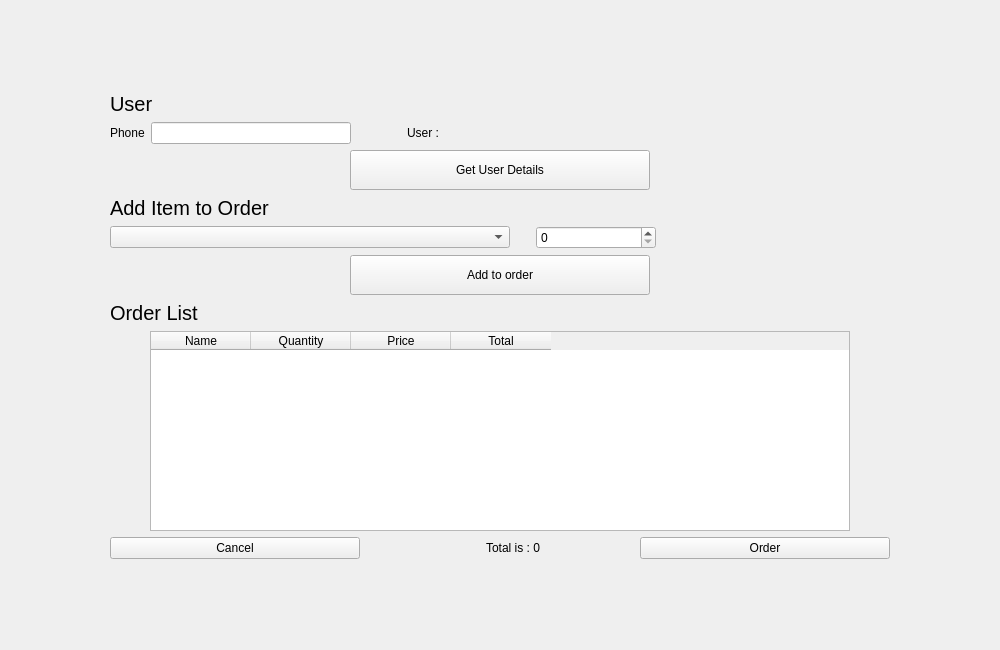
<?xml version="1.0" encoding="UTF-8"?>
<ui version="4.0">
 <class>Form</class>
 <widget class="QWidget" name="Form">
  <property name="geometry">
   <rect>
    <x>0</x>
    <y>0</y>
    <width>1000</width>
    <height>650</height>
   </rect>
  </property>
  <property name="windowTitle">
   <string>Form</string>
  </property>
  <layout class="QVBoxLayout" name="verticalLayout_6">
   <item>
    <layout class="QVBoxLayout" name="verticalLayout_5">
     <item>
      <spacer name="verticalSpacer">
       <property name="orientation">
        <enum>Qt::Vertical</enum>
       </property>
       <property name="sizeHint" stdset="0">
        <size>
         <width>20</width>
         <height>40</height>
        </size>
       </property>
      </spacer>
     </item>
     <item>
      <layout class="QHBoxLayout" name="horizontalLayout_8">
       <item>
        <spacer name="horizontalSpacer_12">
         <property name="orientation">
          <enum>Qt::Horizontal</enum>
         </property>
         <property name="sizeHint" stdset="0">
          <size>
           <width>40</width>
           <height>20</height>
          </size>
         </property>
        </spacer>
       </item>
       <item>
        <layout class="QVBoxLayout" name="verticalLayout_4">
         <item>
          <layout class="QVBoxLayout" name="verticalLayout">
           <item>
            <widget class="QLabel" name="label_3">
             <property name="font">
              <font>
               <pointsize>15</pointsize>
              </font>
             </property>
             <property name="text">
              <string>User</string>
             </property>
            </widget>
           </item>
           <item>
            <layout class="QHBoxLayout" name="horizontalLayout_7">
             <item>
              <layout class="QHBoxLayout" name="horizontalLayout_3">
               <item>
                <widget class="QLabel" name="label_2">
                 <property name="text">
                  <string>Phone</string>
                 </property>
                </widget>
               </item>
               <item>
                <widget class="QLineEdit" name="PhoneNo">
                 <property name="sizePolicy">
                  <sizepolicy hsizetype="Fixed" vsizetype="Fixed">
                   <horstretch>0</horstretch>
                   <verstretch>0</verstretch>
                  </sizepolicy>
                 </property>
                 <property name="minimumSize">
                  <size>
                   <width>200</width>
                   <height>0</height>
                  </size>
                 </property>
                </widget>
               </item>
              </layout>
             </item>
             <item>
              <layout class="QHBoxLayout" name="horizontalLayout_4">
               <item>
                <spacer name="horizontalSpacer_2">
                 <property name="orientation">
                  <enum>Qt::Horizontal</enum>
                 </property>
                 <property name="sizeType">
                  <enum>QSizePolicy::Fixed</enum>
                 </property>
                 <property name="sizeHint" stdset="0">
                  <size>
                   <width>50</width>
                   <height>20</height>
                  </size>
                 </property>
                </spacer>
               </item>
               <item>
                <widget class="QLabel" name="UserName">
                 <property name="sizePolicy">
                  <sizepolicy hsizetype="Fixed" vsizetype="Fixed">
                   <horstretch>0</horstretch>
                   <verstretch>0</verstretch>
                  </sizepolicy>
                 </property>
                 <property name="minimumSize">
                  <size>
                   <width>250</width>
                   <height>0</height>
                  </size>
                 </property>
                 <property name="text">
                  <string>User : </string>
                 </property>
                </widget>
               </item>
               <item>
                <spacer name="horizontalSpacer_9">
                 <property name="orientation">
                  <enum>Qt::Horizontal</enum>
                 </property>
                 <property name="sizeHint" stdset="0">
                  <size>
                   <width>40</width>
                   <height>20</height>
                  </size>
                 </property>
                </spacer>
               </item>
              </layout>
             </item>
            </layout>
           </item>
          </layout>
         </item>
         <item alignment="Qt::AlignHCenter">
          <widget class="QPushButton" name="userDetail">
           <property name="sizePolicy">
            <sizepolicy hsizetype="Fixed" vsizetype="Fixed">
             <horstretch>0</horstretch>
             <verstretch>0</verstretch>
            </sizepolicy>
           </property>
           <property name="minimumSize">
            <size>
             <width>300</width>
             <height>40</height>
            </size>
           </property>
           <property name="text">
            <string>Get User Details</string>
           </property>
          </widget>
         </item>
         <item>
          <layout class="QVBoxLayout" name="verticalLayout_2">
           <item>
            <widget class="QLabel" name="label_4">
             <property name="font">
              <font>
               <pointsize>15</pointsize>
              </font>
             </property>
             <property name="text">
              <string>Add Item to Order</string>
             </property>
            </widget>
           </item>
           <item>
            <layout class="QHBoxLayout" name="horizontalLayout_2">
             <item>
              <widget class="QComboBox" name="Product">
               <property name="sizePolicy">
                <sizepolicy hsizetype="Fixed" vsizetype="Fixed">
                 <horstretch>0</horstretch>
                 <verstretch>0</verstretch>
                </sizepolicy>
               </property>
               <property name="minimumSize">
                <size>
                 <width>400</width>
                 <height>0</height>
                </size>
               </property>
              </widget>
             </item>
             <item>
              <spacer name="horizontalSpacer_7">
               <property name="orientation">
                <enum>Qt::Horizontal</enum>
               </property>
               <property name="sizeType">
                <enum>QSizePolicy::Fixed</enum>
               </property>
               <property name="sizeHint" stdset="0">
                <size>
                 <width>20</width>
                 <height>20</height>
                </size>
               </property>
              </spacer>
             </item>
             <item>
              <widget class="QSpinBox" name="productQuantity">
               <property name="sizePolicy">
                <sizepolicy hsizetype="Fixed" vsizetype="Fixed">
                 <horstretch>0</horstretch>
                 <verstretch>0</verstretch>
                </sizepolicy>
               </property>
               <property name="minimumSize">
                <size>
                 <width>120</width>
                 <height>0</height>
                </size>
               </property>
              </widget>
             </item>
             <item>
              <spacer name="horizontalSpacer_8">
               <property name="orientation">
                <enum>Qt::Horizontal</enum>
               </property>
               <property name="sizeHint" stdset="0">
                <size>
                 <width>40</width>
                 <height>20</height>
                </size>
               </property>
              </spacer>
             </item>
            </layout>
           </item>
           <item>
            <layout class="QHBoxLayout" name="horizontalLayout_5">
             <item>
              <widget class="QPushButton" name="CheckAvailablity">
               <property name="sizePolicy">
                <sizepolicy hsizetype="Fixed" vsizetype="Fixed">
                 <horstretch>0</horstretch>
                 <verstretch>0</verstretch>
                </sizepolicy>
               </property>
               <property name="minimumSize">
                <size>
                 <width>300</width>
                 <height>40</height>
                </size>
               </property>
               <property name="text">
                <string>Add to order</string>
               </property>
              </widget>
             </item>
            </layout>
           </item>
          </layout>
         </item>
         <item>
          <layout class="QVBoxLayout" name="verticalLayout_3">
           <item>
            <widget class="QLabel" name="label_5">
             <property name="font">
              <font>
               <pointsize>15</pointsize>
              </font>
             </property>
             <property name="text">
              <string>Order List</string>
             </property>
            </widget>
           </item>
           <item>
            <layout class="QHBoxLayout" name="horizontalLayout_6">
             <item>
              <spacer name="horizontalSpacer_10">
               <property name="orientation">
                <enum>Qt::Horizontal</enum>
               </property>
               <property name="sizeHint" stdset="0">
                <size>
                 <width>40</width>
                 <height>20</height>
                </size>
               </property>
              </spacer>
             </item>
             <item>
              <widget class="QTableWidget" name="OrderList">
               <property name="sizePolicy">
                <sizepolicy hsizetype="Fixed" vsizetype="Fixed">
                 <horstretch>0</horstretch>
                 <verstretch>0</verstretch>
                </sizepolicy>
               </property>
               <property name="minimumSize">
                <size>
                 <width>700</width>
                 <height>200</height>
                </size>
               </property>
               <property name="horizontalScrollBarPolicy">
                <enum>Qt::ScrollBarAsNeeded</enum>
               </property>
               <column>
                <property name="text">
                 <string>Name</string>
                </property>
               </column>
               <column>
                <property name="text">
                 <string>Quantity</string>
                </property>
               </column>
               <column>
                <property name="text">
                 <string>Price</string>
                </property>
               </column>
               <column>
                <property name="text">
                 <string>Total</string>
                </property>
               </column>
              </widget>
             </item>
             <item>
              <spacer name="horizontalSpacer_11">
               <property name="orientation">
                <enum>Qt::Horizontal</enum>
               </property>
               <property name="sizeHint" stdset="0">
                <size>
                 <width>40</width>
                 <height>20</height>
                </size>
               </property>
              </spacer>
             </item>
            </layout>
           </item>
          </layout>
         </item>
         <item>
          <layout class="QHBoxLayout" name="horizontalLayout">
           <property name="sizeConstraint">
            <enum>QLayout::SetFixedSize</enum>
           </property>
           <item>
            <widget class="QPushButton" name="Cancel">
             <property name="sizePolicy">
              <sizepolicy hsizetype="Fixed" vsizetype="Fixed">
               <horstretch>0</horstretch>
               <verstretch>0</verstretch>
              </sizepolicy>
             </property>
             <property name="minimumSize">
              <size>
               <width>250</width>
               <height>0</height>
              </size>
             </property>
             <property name="text">
              <string>Cancel</string>
             </property>
            </widget>
           </item>
           <item>
            <spacer name="horizontalSpacer">
             <property name="orientation">
              <enum>Qt::Horizontal</enum>
             </property>
             <property name="sizeType">
              <enum>QSizePolicy::Fixed</enum>
             </property>
             <property name="sizeHint" stdset="0">
              <size>
               <width>120</width>
               <height>20</height>
              </size>
             </property>
            </spacer>
           </item>
           <item>
            <widget class="QLabel" name="finalTotal">
             <property name="minimumSize">
              <size>
               <width>120</width>
               <height>0</height>
              </size>
             </property>
             <property name="text">
              <string>Total is : 0</string>
             </property>
            </widget>
           </item>
           <item>
            <widget class="QPushButton" name="Order">
             <property name="sizePolicy">
              <sizepolicy hsizetype="Fixed" vsizetype="Fixed">
               <horstretch>0</horstretch>
               <verstretch>0</verstretch>
              </sizepolicy>
             </property>
             <property name="minimumSize">
              <size>
               <width>250</width>
               <height>0</height>
              </size>
             </property>
             <property name="text">
              <string>Order</string>
             </property>
            </widget>
           </item>
          </layout>
         </item>
        </layout>
       </item>
       <item>
        <spacer name="horizontalSpacer_13">
         <property name="orientation">
          <enum>Qt::Horizontal</enum>
         </property>
         <property name="sizeHint" stdset="0">
          <size>
           <width>40</width>
           <height>20</height>
          </size>
         </property>
        </spacer>
       </item>
      </layout>
     </item>
     <item>
      <spacer name="verticalSpacer_2">
       <property name="orientation">
        <enum>Qt::Vertical</enum>
       </property>
       <property name="sizeHint" stdset="0">
        <size>
         <width>20</width>
         <height>40</height>
        </size>
       </property>
      </spacer>
     </item>
    </layout>
   </item>
  </layout>
 </widget>
 <resources/>
 <connections/>
</ui>
